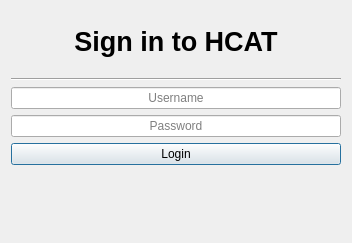
<?xml version="1.0" encoding="UTF-8"?>
<ui version="4.0">
 <class>LoginDialog</class>
 <widget class="QDialog" name="LoginDialog">
  <property name="geometry">
   <rect>
    <x>0</x>
    <y>0</y>
    <width>352</width>
    <height>243</height>
   </rect>
  </property>
  <property name="windowTitle">
   <string>Login</string>
  </property>
  <layout class="QVBoxLayout" name="verticalLayout">
   <item>
    <widget class="QLabel" name="logoLabel">
     <property name="sizePolicy">
      <sizepolicy hsizetype="Preferred" vsizetype="Preferred">
       <horstretch>0</horstretch>
       <verstretch>0</verstretch>
      </sizepolicy>
     </property>
     <property name="font">
      <font>
       <pointsize>20</pointsize>
       <weight>75</weight>
       <bold>true</bold>
      </font>
     </property>
     <property name="text">
      <string>Sign in to HCAT</string>
     </property>
     <property name="textFormat">
      <enum>Qt::AutoText</enum>
     </property>
     <property name="alignment">
      <set>Qt::AlignCenter</set>
     </property>
    </widget>
   </item>
   <item>
    <widget class="Line" name="line">
     <property name="orientation">
      <enum>Qt::Horizontal</enum>
     </property>
    </widget>
   </item>
   <item>
    <widget class="QLineEdit" name="usernameLineEdit">
     <property name="alignment">
      <set>Qt::AlignCenter</set>
     </property>
     <property name="placeholderText">
      <string>Username</string>
     </property>
    </widget>
   </item>
   <item>
    <widget class="QLineEdit" name="passwordLineEdit">
     <property name="echoMode">
      <enum>QLineEdit::Password</enum>
     </property>
     <property name="alignment">
      <set>Qt::AlignCenter</set>
     </property>
     <property name="placeholderText">
      <string>Password</string>
     </property>
    </widget>
   </item>
   <item>
    <widget class="QPushButton" name="loginButton">
     <property name="text">
      <string>Login</string>
     </property>
    </widget>
   </item>
   <item>
    <widget class="QLabel" name="errorLabel">
     <property name="visible">
      <bool>false</bool>
     </property>
     <property name="text">
      <string/>
     </property>
     <property name="alignment">
      <set>Qt::AlignCenter</set>
     </property>
    </widget>
   </item>
  </layout>
 </widget>
 <resources/>
 <connections/>
</ui>
